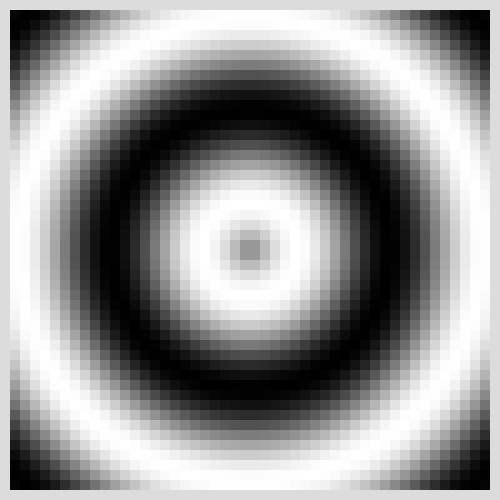
Frame 1 (no input)
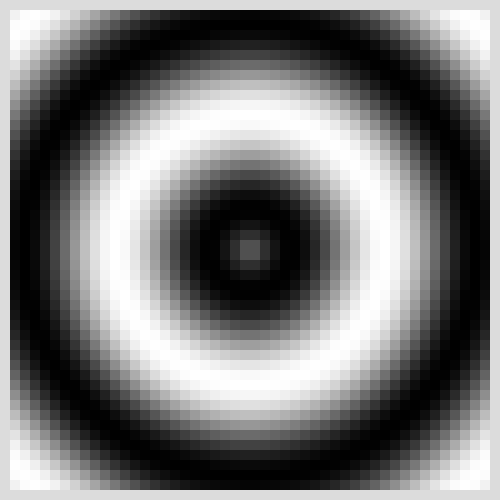
Frame 60 (no input)
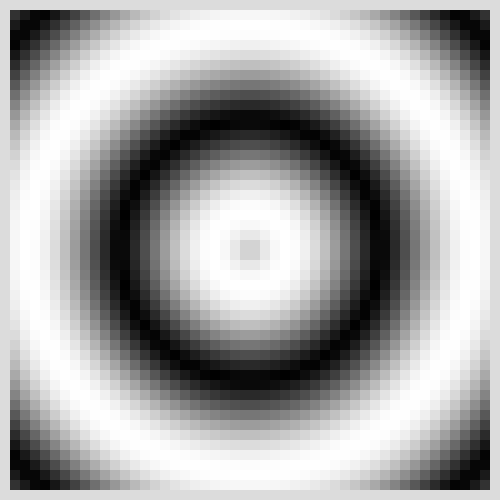
Frame 120 (the mouse pressed at the canvas centre since frame 60)

The p5.js sketch that drew these frames (run headless with seeded random() and noise() and a simulated clock; from frame 60 on, the mouse is pressed at the canvas centre):

// p5.js sketch
// ── sketch.js
function setup(){
	createCanvas(500, 500)

}



function draw() {

	const lato = 48
	const pix = 10

	noStroke()
	background(220)
	for (let j=0; j<lato; j++) {
		for (let i=0; i<lato; i++) {
			const u = i / (lato - 1) * 2 - 1
			const v = j / (lato - 1) * 2 - 1
			const dist = sqrt(u*u + v*v)
			const valore = sin(dist * 8.0 - frameCount * 0.05) * 0.5 + 0.5
			const gamma = Math.pow(valore, 1 / 1.5)
			fill(mouseIsPressed ? gamma * 255 : valore * 255)
			rect(i * pix + 10, j * pix + 10, pix, pix)
		}
	}
}
